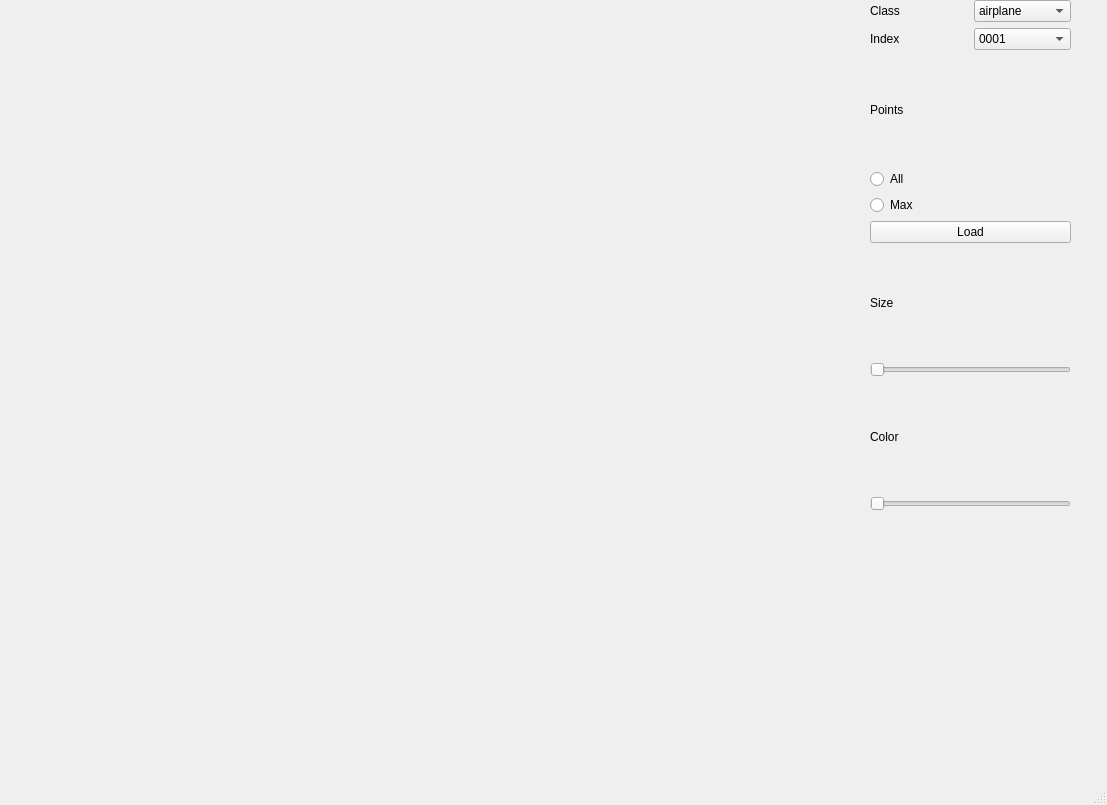
<?xml version="1.0" encoding="UTF-8"?>
<ui version="4.0">
 <class>MainWindow</class>
 <widget class="QMainWindow" name="MainWindow">
  <property name="geometry">
   <rect>
    <x>0</x>
    <y>0</y>
    <width>1107</width>
    <height>805</height>
   </rect>
  </property>
  <property name="windowTitle">
   <string>MainWindow</string>
  </property>
  <widget class="QWidget" name="centralwidget">
   <widget class="QWidget" name="verticalLayoutWidget">
    <property name="geometry">
     <rect>
      <x>870</x>
      <y>0</y>
      <width>201</width>
      <height>511</height>
     </rect>
    </property>
    <layout class="QVBoxLayout" name="verticalLayout_2">
     <item>
      <layout class="QHBoxLayout" name="horizontalLayout_4">
       <item>
        <widget class="QLabel" name="label">
         <property name="text">
          <string>Class</string>
         </property>
        </widget>
       </item>
       <item>
        <widget class="QComboBox" name="comboBox">
         <item>
          <property name="text">
           <string>airplane</string>
          </property>
         </item>
         <item>
          <property name="text">
           <string>bathtub</string>
          </property>
         </item>
         <item>
          <property name="text">
           <string>bed</string>
          </property>
         </item>
         <item>
          <property name="text">
           <string>bench</string>
          </property>
         </item>
         <item>
          <property name="text">
           <string>bookshelf</string>
          </property>
         </item>
         <item>
          <property name="text">
           <string>bottle</string>
          </property>
         </item>
         <item>
          <property name="text">
           <string>bowl</string>
          </property>
         </item>
         <item>
          <property name="text">
           <string>car</string>
          </property>
         </item>
         <item>
          <property name="text">
           <string>chair</string>
          </property>
         </item>
         <item>
          <property name="text">
           <string>cone</string>
          </property>
         </item>
         <item>
          <property name="text">
           <string>cup</string>
          </property>
         </item>
         <item>
          <property name="text">
           <string>curtain</string>
          </property>
         </item>
         <item>
          <property name="text">
           <string>desk</string>
          </property>
         </item>
         <item>
          <property name="text">
           <string>door</string>
          </property>
         </item>
         <item>
          <property name="text">
           <string>dresser</string>
          </property>
         </item>
         <item>
          <property name="text">
           <string>flower_pot</string>
          </property>
         </item>
         <item>
          <property name="text">
           <string>glass_box</string>
          </property>
         </item>
         <item>
          <property name="text">
           <string>guitar</string>
          </property>
         </item>
         <item>
          <property name="text">
           <string>keyboard</string>
          </property>
         </item>
         <item>
          <property name="text">
           <string>lamp</string>
          </property>
         </item>
         <item>
          <property name="text">
           <string>laptop</string>
          </property>
         </item>
         <item>
          <property name="text">
           <string>mantel</string>
          </property>
         </item>
         <item>
          <property name="text">
           <string>monitor</string>
          </property>
         </item>
         <item>
          <property name="text">
           <string>night_stand</string>
          </property>
         </item>
         <item>
          <property name="text">
           <string>person</string>
          </property>
         </item>
         <item>
          <property name="text">
           <string>piano</string>
          </property>
         </item>
         <item>
          <property name="text">
           <string>plant</string>
          </property>
         </item>
         <item>
          <property name="text">
           <string>radio</string>
          </property>
         </item>
         <item>
          <property name="text">
           <string>range_hood</string>
          </property>
         </item>
         <item>
          <property name="text">
           <string>sink</string>
          </property>
         </item>
         <item>
          <property name="text">
           <string>sofa</string>
          </property>
         </item>
         <item>
          <property name="text">
           <string>stairs</string>
          </property>
         </item>
         <item>
          <property name="text">
           <string>stool</string>
          </property>
         </item>
         <item>
          <property name="text">
           <string>table</string>
          </property>
         </item>
         <item>
          <property name="text">
           <string>tent</string>
          </property>
         </item>
         <item>
          <property name="text">
           <string>toilt</string>
          </property>
         </item>
         <item>
          <property name="text">
           <string>tv_stand</string>
          </property>
         </item>
         <item>
          <property name="text">
           <string>vase</string>
          </property>
         </item>
         <item>
          <property name="text">
           <string>wardrobe</string>
          </property>
         </item>
         <item>
          <property name="text">
           <string>xbox</string>
          </property>
         </item>
        </widget>
       </item>
      </layout>
     </item>
     <item>
      <layout class="QHBoxLayout" name="horizontalLayout_5">
       <item>
        <widget class="QLabel" name="label_2">
         <property name="text">
          <string>Index</string>
         </property>
        </widget>
       </item>
       <item>
        <widget class="QComboBox" name="comboBox_2">
         <item>
          <property name="text">
           <string>0001</string>
          </property>
         </item>
         <item>
          <property name="text">
           <string>0002</string>
          </property>
         </item>
         <item>
          <property name="text">
           <string>0003</string>
          </property>
         </item>
         <item>
          <property name="text">
           <string>0004</string>
          </property>
         </item>
         <item>
          <property name="text">
           <string>0005</string>
          </property>
         </item>
         <item>
          <property name="text">
           <string>0006</string>
          </property>
         </item>
         <item>
          <property name="text">
           <string>0007</string>
          </property>
         </item>
         <item>
          <property name="text">
           <string>0008</string>
          </property>
         </item>
         <item>
          <property name="text">
           <string>0009</string>
          </property>
         </item>
         <item>
          <property name="text">
           <string>0010</string>
          </property>
         </item>
         <item>
          <property name="text">
           <string>0011</string>
          </property>
         </item>
         <item>
          <property name="text">
           <string>0012</string>
          </property>
         </item>
         <item>
          <property name="text">
           <string>0013</string>
          </property>
         </item>
         <item>
          <property name="text">
           <string>0014</string>
          </property>
         </item>
         <item>
          <property name="text">
           <string>0015</string>
          </property>
         </item>
         <item>
          <property name="text">
           <string>0016</string>
          </property>
         </item>
         <item>
          <property name="text">
           <string>0017</string>
          </property>
         </item>
         <item>
          <property name="text">
           <string>0018</string>
          </property>
         </item>
         <item>
          <property name="text">
           <string>0019</string>
          </property>
         </item>
         <item>
          <property name="text">
           <string>0020</string>
          </property>
         </item>
         <item>
          <property name="text">
           <string>0021</string>
          </property>
         </item>
         <item>
          <property name="text">
           <string>0022</string>
          </property>
         </item>
         <item>
          <property name="text">
           <string>0023</string>
          </property>
         </item>
         <item>
          <property name="text">
           <string>0024</string>
          </property>
         </item>
         <item>
          <property name="text">
           <string>0025</string>
          </property>
         </item>
         <item>
          <property name="text">
           <string>0026</string>
          </property>
         </item>
         <item>
          <property name="text">
           <string>0027</string>
          </property>
         </item>
         <item>
          <property name="text">
           <string>0028</string>
          </property>
         </item>
         <item>
          <property name="text">
           <string>0029</string>
          </property>
         </item>
         <item>
          <property name="text">
           <string>0030</string>
          </property>
         </item>
         <item>
          <property name="text">
           <string>0031</string>
          </property>
         </item>
         <item>
          <property name="text">
           <string>0032</string>
          </property>
         </item>
         <item>
          <property name="text">
           <string>0033</string>
          </property>
         </item>
         <item>
          <property name="text">
           <string>0034</string>
          </property>
         </item>
         <item>
          <property name="text">
           <string>0035</string>
          </property>
         </item>
         <item>
          <property name="text">
           <string>0036</string>
          </property>
         </item>
         <item>
          <property name="text">
           <string>0037</string>
          </property>
         </item>
         <item>
          <property name="text">
           <string>0038</string>
          </property>
         </item>
         <item>
          <property name="text">
           <string>0039</string>
          </property>
         </item>
         <item>
          <property name="text">
           <string>0040</string>
          </property>
         </item>
         <item>
          <property name="text">
           <string>0041</string>
          </property>
         </item>
         <item>
          <property name="text">
           <string>0042</string>
          </property>
         </item>
         <item>
          <property name="text">
           <string>0043</string>
          </property>
         </item>
         <item>
          <property name="text">
           <string>0044</string>
          </property>
         </item>
         <item>
          <property name="text">
           <string>0045</string>
          </property>
         </item>
         <item>
          <property name="text">
           <string>0046</string>
          </property>
         </item>
         <item>
          <property name="text">
           <string>0047</string>
          </property>
         </item>
         <item>
          <property name="text">
           <string>0048</string>
          </property>
         </item>
         <item>
          <property name="text">
           <string>0049</string>
          </property>
         </item>
         <item>
          <property name="text">
           <string>0050</string>
          </property>
         </item>
         <item>
          <property name="text">
           <string>0051</string>
          </property>
         </item>
         <item>
          <property name="text">
           <string>0052</string>
          </property>
         </item>
         <item>
          <property name="text">
           <string>0053</string>
          </property>
         </item>
         <item>
          <property name="text">
           <string>0054</string>
          </property>
         </item>
         <item>
          <property name="text">
           <string>0055</string>
          </property>
         </item>
         <item>
          <property name="text">
           <string>0056</string>
          </property>
         </item>
         <item>
          <property name="text">
           <string>0057</string>
          </property>
         </item>
         <item>
          <property name="text">
           <string>0058</string>
          </property>
         </item>
         <item>
          <property name="text">
           <string>0059</string>
          </property>
         </item>
         <item>
          <property name="text">
           <string>0060</string>
          </property>
         </item>
         <item>
          <property name="text">
           <string>0061</string>
          </property>
         </item>
         <item>
          <property name="text">
           <string>0062</string>
          </property>
         </item>
         <item>
          <property name="text">
           <string>0063</string>
          </property>
         </item>
         <item>
          <property name="text">
           <string>0064</string>
          </property>
         </item>
         <item>
          <property name="text">
           <string>0065</string>
          </property>
         </item>
         <item>
          <property name="text">
           <string>0066</string>
          </property>
         </item>
         <item>
          <property name="text">
           <string>0067</string>
          </property>
         </item>
         <item>
          <property name="text">
           <string>0068</string>
          </property>
         </item>
         <item>
          <property name="text">
           <string>0069</string>
          </property>
         </item>
         <item>
          <property name="text">
           <string>0070</string>
          </property>
         </item>
         <item>
          <property name="text">
           <string>0071</string>
          </property>
         </item>
         <item>
          <property name="text">
           <string>0072</string>
          </property>
         </item>
         <item>
          <property name="text">
           <string>0073</string>
          </property>
         </item>
         <item>
          <property name="text">
           <string>0074</string>
          </property>
         </item>
         <item>
          <property name="text">
           <string>0075</string>
          </property>
         </item>
         <item>
          <property name="text">
           <string>0076</string>
          </property>
         </item>
         <item>
          <property name="text">
           <string>0077</string>
          </property>
         </item>
         <item>
          <property name="text">
           <string>0078</string>
          </property>
         </item>
         <item>
          <property name="text">
           <string>0079</string>
          </property>
         </item>
         <item>
          <property name="text">
           <string>0080</string>
          </property>
         </item>
         <item>
          <property name="text">
           <string>0081</string>
          </property>
         </item>
         <item>
          <property name="text">
           <string>0082</string>
          </property>
         </item>
         <item>
          <property name="text">
           <string>0083</string>
          </property>
         </item>
         <item>
          <property name="text">
           <string>0084</string>
          </property>
         </item>
         <item>
          <property name="text">
           <string>0085</string>
          </property>
         </item>
         <item>
          <property name="text">
           <string>0086</string>
          </property>
         </item>
         <item>
          <property name="text">
           <string>0087</string>
          </property>
         </item>
         <item>
          <property name="text">
           <string>0088</string>
          </property>
         </item>
         <item>
          <property name="text">
           <string>0089</string>
          </property>
         </item>
         <item>
          <property name="text">
           <string>0090</string>
          </property>
         </item>
         <item>
          <property name="text">
           <string>0091</string>
          </property>
         </item>
         <item>
          <property name="text">
           <string>0092</string>
          </property>
         </item>
         <item>
          <property name="text">
           <string>0093</string>
          </property>
         </item>
         <item>
          <property name="text">
           <string>0094</string>
          </property>
         </item>
         <item>
          <property name="text">
           <string>0095</string>
          </property>
         </item>
         <item>
          <property name="text">
           <string>0096</string>
          </property>
         </item>
         <item>
          <property name="text">
           <string>0097</string>
          </property>
         </item>
         <item>
          <property name="text">
           <string>0098</string>
          </property>
         </item>
         <item>
          <property name="text">
           <string>0099</string>
          </property>
         </item>
         <item>
          <property name="text">
           <string>0100</string>
          </property>
         </item>
        </widget>
       </item>
      </layout>
     </item>
     <item>
      <widget class="QLabel" name="label_3">
       <property name="text">
        <string>Points</string>
       </property>
      </widget>
     </item>
     <item>
      <widget class="QRadioButton" name="radioButton">
       <property name="text">
        <string>All</string>
       </property>
      </widget>
     </item>
     <item>
      <widget class="QRadioButton" name="radioButton_2">
       <property name="text">
        <string>Max</string>
       </property>
      </widget>
     </item>
     <item>
      <widget class="QPushButton" name="pushButton_3">
       <property name="text">
        <string>Load</string>
       </property>
      </widget>
     </item>
     <item>
      <widget class="QLabel" name="label_4">
       <property name="text">
        <string>Size</string>
       </property>
      </widget>
     </item>
     <item>
      <widget class="QSlider" name="horizontalSlider">
       <property name="orientation">
        <enum>Qt::Horizontal</enum>
       </property>
      </widget>
     </item>
     <item>
      <widget class="QLabel" name="label_5">
       <property name="text">
        <string>Color</string>
       </property>
      </widget>
     </item>
     <item>
      <widget class="QSlider" name="horizontalSlider_2">
       <property name="orientation">
        <enum>Qt::Horizontal</enum>
       </property>
      </widget>
     </item>
    </layout>
   </widget>
  </widget>
  <widget class="QMenuBar" name="menubar">
   <property name="geometry">
    <rect>
     <x>0</x>
     <y>0</y>
     <width>1107</width>
     <height>26</height>
    </rect>
   </property>
  </widget>
  <widget class="QStatusBar" name="statusbar"/>
 </widget>
 <resources/>
 <connections/>
</ui>
